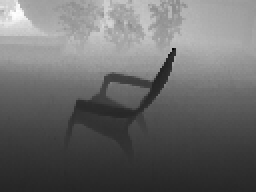
%> input picture oyla-datasets/Chair/zmap_png/oyla_0000.png, 128 x 96 px, shrunk from 640 x 480 before the run (shown 2 times larger)
$ octave test.m   (GNU Octave 9; MATLAB toolbox functions it lacks are replaced by stand-ins)
%> lines starting %> are read from the running program, lines starting %| are printed output that depends on the picture
%> further down, depthImage is the input picture: size 96x128 uint16; min 1102, max 7340, mean 3716.5
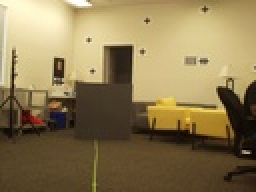
%> input picture oyla-datasets/Office/6m/rgb_jpg/oyla_0000.jpg, 128 x 96 px, shrunk from 640 x 480 before the run (shown 2 times larger)
%> further down, colorImage is the input picture: size 96x128x3 uint8; mean R, G, B 140.8, 122.4, 82.6
### attempt2/computeDepthMap.m
function [depthMap] = computeDepthMap(depthImage, WS)
%> called with WS = 9
%UNTITLED Summary of this function goes here
%   Detailed explanation goes here

depthImage = im2double(depthImage);
%> depthImage: size 96x128 double

% obtain dimensions + define bounds
[R, C] = size(depthImage);
%> R = 96; C = 128

ROW_MIN = 1;
ROW_MAX = R;
%> ROW_MAX = 96

COL_MIN = 1;
COL_MAX = C;
%> COL_MAX = 128

% preallocation
depthMap = zeros(R, C);

for i = 1:R
    for j = 1:C

        % indices of neighbors within given WS
        for a = (i - floor(WS / 2)):(i + floor(WS / 2))
            for b = (j - floor(WS / 2)):(j + floor(WS / 2))

                % constraints of indices
                if (a >= ROW_MIN) && (a <= ROW_MAX)
                    if (b >= COL_MIN) && (b <= COL_MAX)
                        %if (a ~= i) || (b ~= j)

                            % sum of norm of depth differences
                            d = norm(depthImage(a, b) - depthImage(i, j));
                            depthMap(i, j) = depthMap(i, j) + d;

                        %end
                    end
                end
            end
        end
    end
end
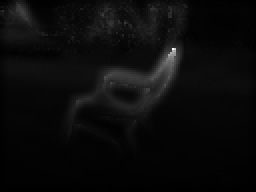
%> depthMap: size 96x128 double (shown 2 times larger); min 0.0101, max 4.53, mean 0.213; drawn with min black and max white
%> after the loop, d = 0

end

### attempt2/computeColorWeight.m
function [colorWeight] = computeColorWeight(colorImage, WS, parameter, normalization)
%> called with WS = 9, parameter = 1, normalization = 1
%UNTITLED Summary of this function goes here
%   Detailed explanation goes here

colorImage = im2double(colorImage);
%> colorImage: size 96x128x3 double

% obtain dimensions + define bounds
[R, C, ~] = size(colorImage);

ROW_MIN = 1;
ROW_MAX = R;

COL_MIN = 1;
COL_MAX = C;

% preallocation
colorWeight = zeros(R, C);

for i = 1:R
    for j = 1:C

        col_ref = colorImage(i, j, :);

        % indices of neighbors within given WS
        for a = (i - floor(WS / 2)):(i + floor(WS / 2))
            for b = (j - floor(WS / 2)):(j + floor(WS / 2))

                % constraints of indices
                if (a >= ROW_MIN) && (a <= ROW_MAX)
                    if (b >= COL_MIN) && (b <= COL_MAX)
                        %if (a ~= i) || (b ~= j)

                            col_neigh = colorImage(a, b, :);
                            color_diff = col_neigh(:) - col_ref(:);
                            w = exp(-parameter * norm(color_diff));
                            colorWeight(i, j) = colorWeight(i, j) + w;

                        %end
                    end
                end
            end
        end
    end
end

% normalize if enabled
if normalization == 1
    colorWeight = colorWeight / (WS^2);
end

end

### attempt2/test.m
depthImage = imread('/Users/bilalbevab/Desktop/identification/color/oyla-datasets/Office/6m/zmap_png/oyla_0000.png');
colorImage = imread('/Users/bilalbevab/Desktop/identification/color/oyla-datasets/Office/6m/rgb_jpg/oyla_0000.jpg');

depthMap = computeDepthMap(depthImage, 9);
%> (the run ends here)
